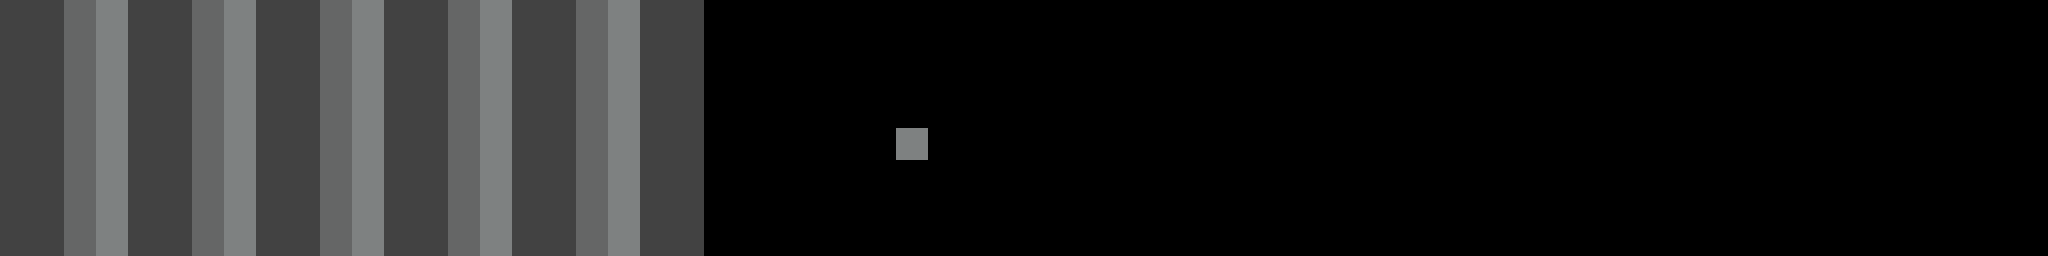

A 2D game scene composited from a Tiled map and its tileset images. What follows is a short description and the map's XML, with every tile layer's data as written:
An orthogonal 64x8 tile map with 32x32 px tiles, 2 tile layers (backgroundLayer, groundLayer).

<map version="1.0" tiledversion="1.0.3" orientation="orthogonal" renderorder="right-down" width="64" height="8" tilewidth="32" tileheight="32" nextobjectid="1">
 <tileset firstgid="1" source="simple.tsx" />
 <layer name="backgroundLayer" width="64" height="8">
  <data encoding="csv">
66,66,5,107,66,66,5,107,66,66,5,107,66,66,5,107,66,66,5,107,66,66,0,0,0,0,0,0,0,0,0,0,0,0,0,0,0,0,0,0,0,0,0,0,0,0,0,0,0,0,0,0,0,0,0,0,0,0,0,0,0,0,0,0,
66,66,5,107,66,66,5,107,66,66,5,107,66,66,5,107,66,66,5,107,66,66,0,0,0,0,0,0,0,0,0,0,0,0,0,0,0,0,0,0,0,0,0,0,0,0,0,0,0,0,0,0,0,0,0,0,0,0,0,0,0,0,0,0,
66,66,5,107,66,66,5,107,66,66,5,107,66,66,5,107,66,66,5,107,66,66,0,0,0,0,0,0,0,0,0,0,0,0,0,0,0,0,0,0,0,0,0,0,0,0,0,0,0,0,0,0,0,0,0,0,0,0,0,0,0,0,0,0,
66,66,5,107,66,66,5,107,66,66,5,107,66,66,5,107,66,66,5,107,66,66,0,0,0,0,0,0,0,0,0,0,0,0,0,0,0,0,0,0,0,0,0,0,0,0,0,0,0,0,0,0,0,0,0,0,0,0,0,0,0,0,0,0,
66,66,5,107,66,66,5,107,66,66,5,107,66,66,5,107,66,66,5,107,66,66,0,0,0,0,0,0,107,0,0,0,0,0,0,0,0,0,0,0,0,0,0,0,0,0,0,0,0,0,0,0,0,0,0,0,0,0,0,0,0,0,0,0,
66,66,5,107,66,66,5,107,66,66,5,107,66,66,5,107,66,66,5,107,66,66,0,0,0,0,0,0,0,0,0,0,0,0,0,0,0,0,0,0,0,0,0,0,0,0,0,0,0,0,0,0,0,0,0,0,0,0,0,0,0,0,0,0,
66,66,5,107,66,66,5,107,66,66,5,107,66,66,5,107,66,66,5,107,66,66,0,0,0,0,0,0,0,0,0,0,0,0,0,0,0,0,0,0,0,0,0,0,0,0,0,0,0,0,0,0,0,0,0,0,0,0,0,0,0,0,0,0,
66,66,5,107,66,66,5,107,66,66,5,107,66,66,5,107,66,66,5,107,66,66,0,0,0,0,0,0,0,0,0,0,0,0,0,0,0,0,0,0,0,0,0,0,0,0,0,0,0,0,0,0,0,0,0,0,0,0,0,0,0,0,0,0
</data>
 </layer>
 <layer name="groundLayer" width="64" height="8">
  <data encoding="csv">
0,0,0,0,0,0,0,0,0,0,0,0,0,0,0,0,0,0,0,0,0,0,0,0,0,0,0,0,0,0,0,0,0,0,0,0,0,0,0,0,0,0,0,0,0,0,0,0,0,0,0,0,0,0,0,0,0,0,0,0,0,0,0,0,
0,0,0,0,0,0,0,0,0,0,0,0,0,0,0,0,0,0,0,0,0,0,0,0,0,0,0,0,0,0,0,0,0,0,0,0,0,0,0,0,0,0,0,0,0,0,0,0,0,0,0,0,0,0,0,0,0,0,0,0,0,0,0,0,
0,0,0,0,0,0,0,0,0,0,0,0,0,0,0,0,0,0,0,0,0,0,0,0,0,0,0,0,0,0,0,0,0,0,0,0,0,0,0,0,0,0,0,0,0,0,0,0,0,0,0,0,0,0,0,0,0,0,0,0,0,0,0,0,
0,0,0,0,0,0,0,0,0,0,0,0,0,0,0,0,0,0,0,0,0,0,0,0,0,0,0,0,0,0,0,0,0,0,0,0,0,0,0,0,0,0,0,0,0,0,0,0,0,0,0,0,0,0,0,0,0,0,0,0,0,0,0,0,
0,0,0,0,0,0,0,0,0,0,0,0,0,0,0,0,0,0,0,0,0,0,0,0,0,0,0,0,0,0,0,0,0,0,0,0,0,0,0,0,0,0,0,0,0,0,0,0,0,0,0,0,0,0,0,0,0,0,0,0,0,0,0,0,
0,0,0,0,0,0,0,0,0,0,0,0,0,0,0,0,0,0,0,0,0,0,0,0,0,0,0,0,0,0,0,0,0,0,0,0,0,0,0,0,0,0,0,0,0,0,0,0,0,0,0,0,0,0,0,0,0,0,0,0,0,0,0,0,
0,0,0,0,0,0,0,0,0,0,0,0,0,0,0,0,0,0,0,0,0,0,0,0,0,0,0,0,0,0,0,0,0,0,0,0,0,0,0,0,0,0,0,0,0,0,0,0,0,0,0,0,0,0,0,0,0,0,0,0,0,0,0,0,
0,0,0,0,0,0,0,0,0,0,0,0,0,0,0,0,0,0,0,0,0,0,0,0,0,0,0,0,0,0,0,0,0,0,0,0,0,0,0,0,0,0,0,0,0,0,0,0,0,0,0,0,0,0,0,0,0,0,0,0,0,0,0,0
</data>
 </layer>
</map>
